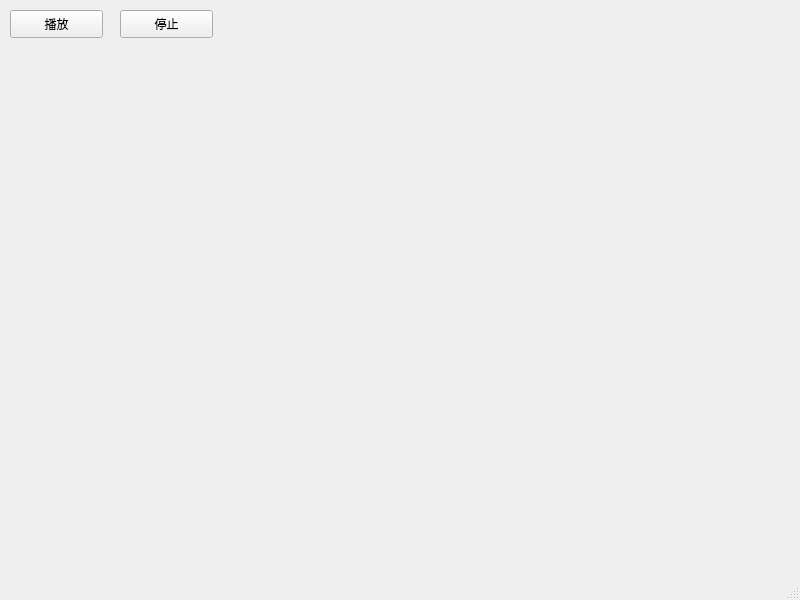
<?xml version="1.0" encoding="UTF-8"?>
<ui version="4.0">
 <class>MainWindow</class>
 <widget class="QMainWindow" name="MainWindow">
  <property name="geometry">
   <rect>
    <x>0</x>
    <y>0</y>
    <width>800</width>
    <height>600</height>
   </rect>
  </property>
  <property name="windowTitle">
   <string>MainWindow</string>
  </property>
  <widget class="QWidget" name="centralwidget">
   <widget class="QPushButton" name="playButton">
    <property name="geometry">
     <rect>
      <x>10</x>
      <y>10</y>
      <width>93</width>
      <height>28</height>
     </rect>
    </property>
    <property name="text">
     <string>播放</string>
    </property>
   </widget>
   <widget class="QPushButton" name="stopButton">
    <property name="geometry">
     <rect>
      <x>120</x>
      <y>10</y>
      <width>93</width>
      <height>28</height>
     </rect>
    </property>
    <property name="text">
     <string>停止</string>
    </property>
   </widget>
  </widget>
  <widget class="QMenuBar" name="menubar">
   <property name="geometry">
    <rect>
     <x>0</x>
     <y>0</y>
     <width>800</width>
     <height>21</height>
    </rect>
   </property>
  </widget>
  <widget class="QStatusBar" name="statusbar"/>
 </widget>
 <resources/>
 <connections/>
</ui>
